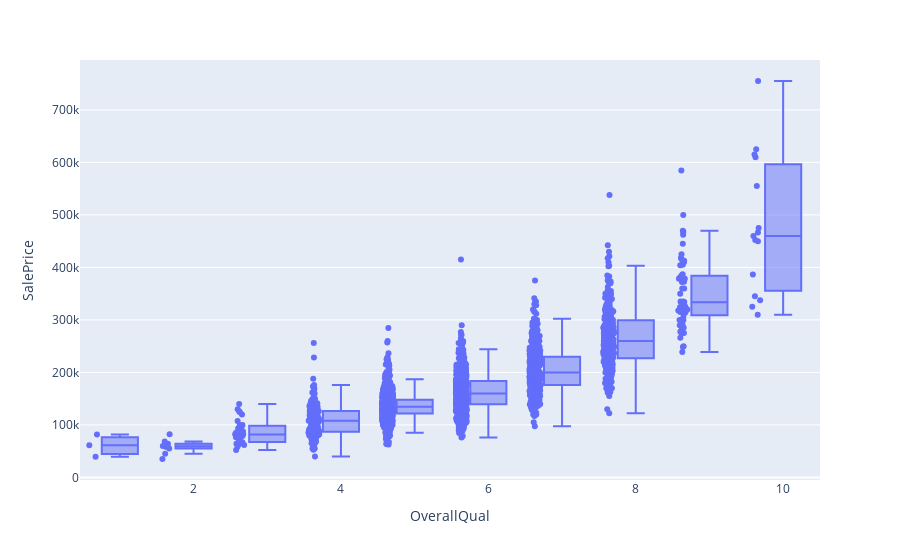

Source (notebook cell):
### Code cell
fig = px.box(df2, x = "OverallQual", y="SalePrice", points="all")
fig.show()

### Figure 1 — Plotly figure (JSON) as saved in the notebook; plotly's stock layout.template omitted (floating-point values rounded to 4 significant figures; data arrays with more than 128 entries replaced by an {"elided": "..."} marker saying what was removed)
{"data": [{"alignmentgroup": "True", "boxpoints": "all", "hovertemplate": "OverallQual=%{x}<br>SalePrice=%{y}<extra></extra>", "legendgroup": "", "marker": {"color": "#636efa"}, "name": "", "notched": false, "offsetgroup": "", "orientation": "v", "showlegend": false, "type": "box", "x": {"elided": "2413 int values"}, "x0": " ", "xaxis": "x", "y": {"elided": "2413 int values"}, "y0": " ", "yaxis": "y"}], "layout": {"boxmode": "group", "legend": {"tracegroupgap": 0}, "margin": {"t": 60}, "xaxis": {"anchor": "y", "domain": [0, 1], "title": {"text": "OverallQual"}}, "yaxis": {"anchor": "x", "domain": [0, 1], "title": {"text": "SalePrice"}}}}
